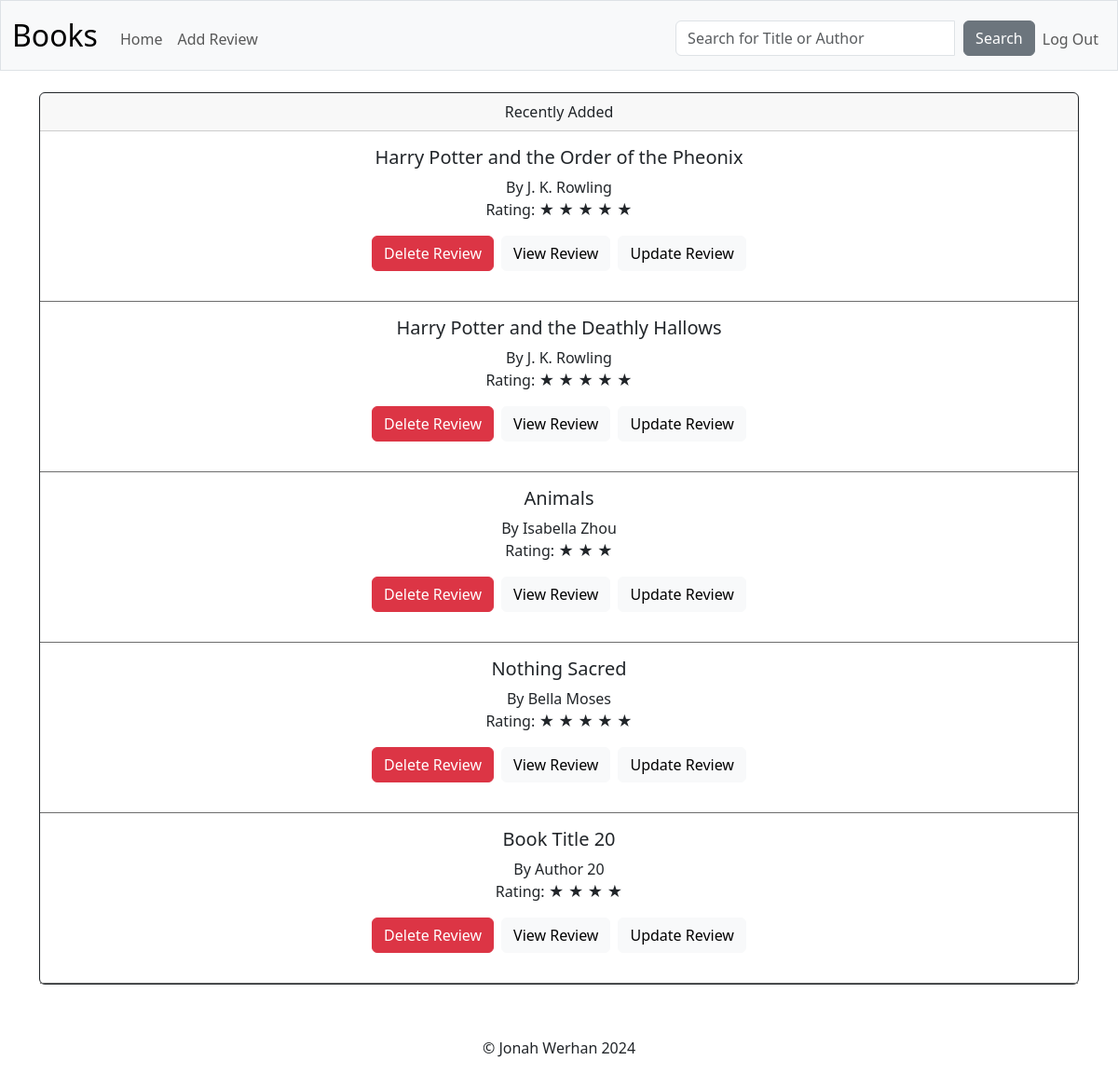
Page / (signed in) on the earlier database version.
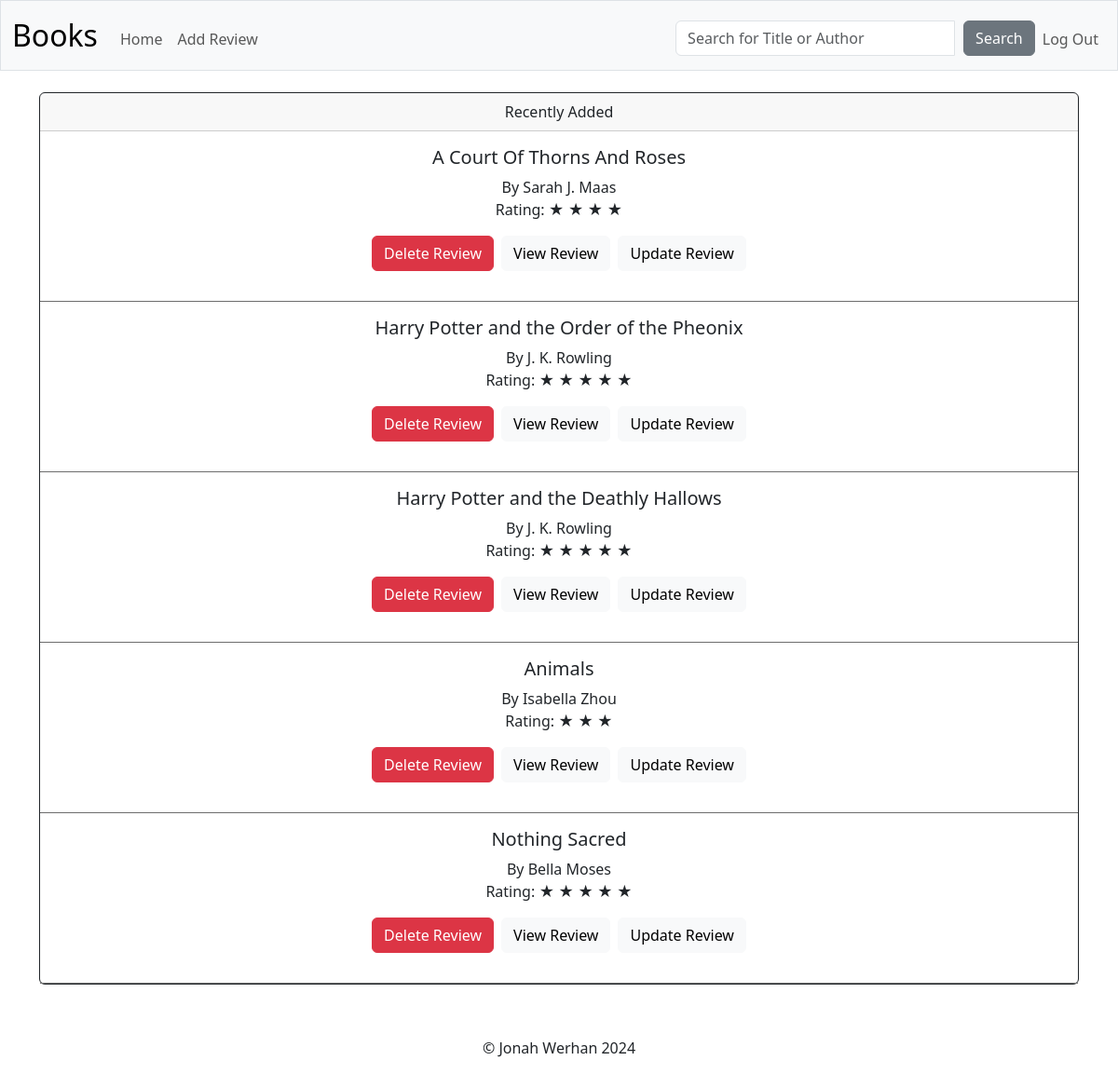
Same page on the later database version.
### tables this page shows
CREATE TABLE "review" (
    review_id INTEGER PRIMARY KEY AUTOINCREMENT,
    user_id INTEGER NOT NULL,
    title TEXT NOT NULL,
    author TEXT NOT NULL,
    rating INTEGER,
    review TEXT NOT NULL,
    date TEXT NOT NULL,
    time TEXT NOT NULL,
    FOREIGN KEY(user_id) REFERENCES users(id)
);

### app.py (the view)
@app.route("/", methods=["GET"])
def index():
    if not session.get("user_id"):
        return redirect("/login")
    reviews = db.execute("""SELECT review.*, users.username FROM review
                         JOIN users ON users.id = review.user_id
                         WHERE review.user_id = ?
                         ORDER BY review.date DESC, review.time DESC""",
                         session["user_id"])
    count = db.execute("""SELECT COUNT(*) FROM review
                       WHERE user_id = ?"""
                       , session["user_id"])
    length = count[0]["COUNT(*)"]
    if length > 4:
        length = 5
    star = "&#9733; "
    return render_template("index.html", reviews=reviews, length=length, star=star)

### app.py (called while the page is built)
@app.after_request
def after_request(response):
    response.headers["Cache-Control"] = "no-cache, no-store, must-revalidate"
    response.headers["Expires"] = 0
    response.headers["Pragma"] = "no-cache"
    return response

### templates/index.html (shortened to what this page needs)
{% extends "layout.html" %} {% block title %} Home {% endblock %} {% block main
%}
<div class="card border-dark mb-2">
	<div class="card-header">Recently Added</div>
	{% for n in range(length) %}
	<div class="card-body" style="border-bottom: 1px solid #6d6d6d">
		<h5 class="card-title">{{ reviews[n]["title"] }}</h5>
		<p class="card-text">
			By {{ reviews[n]["author"] }}<br />
			Rating: {{ (star * (reviews[n]["rating"] | int)) | safe }}
		</p>
		<div class="d-flex justify-content-center gap-2">
			<form action="/delete-review" method="GET" class="mb-3">
				<button
					class="btn btn-danger"
					type="submit"
					style="margin-top: 0"
					data-bs-toggle="tooltip"
					data-bs-placement="top"
					title="Delete Review">
					Delete Review
				</button>
			</form>
			<form action="/view-review" method="GET">
				<button
					class="btn btn-light"
					type="submit"
					style="margin-top: 0">
					View Review
				</button>
			</form>
			<form action="/update-review" method="GET" class="ml-2">
				<button
					class="btn btn-light"
					type="submit"
					style="margin-top: 0">
					Update Review
				</button>
			</form>
		</div>
	</div>
	{% endfor %}
</div>
{% endblock %}

### templates/layout.html (shortened to what this page needs)
<!DOCTYPE html>
<html lang="en">
	<head>
		<link
			href="https://cdn.jsdelivr.net/npm/bootstrap@5.3.2/dist/css/bootstrap.min.css"
			rel="stylesheet"
 />
		<link href="/static/styles.css" rel="stylesheet" />
	</head>
	<body>
		<nav
			class="bg-light border navbar navbar-expand-md navbar-light"
			style="margin-bottom: -25px">
			<div class="container-fluid">
				<a class="navbar-brand" href="/">Books</a>
				<div class="collapse navbar-collapse" id="navbar">
					{% if session["user_id"] %}
					<ul class="navbar-nav me-auto mt-2">
						<li class="nav-item">
							<a class="nav-link" href="/">Home</a>
						</li>
						<li class="nav-item">
							<a class="nav-link" href="/add-new">Add Review</a>
						</li>
					</ul>
					<ul class="navbar-nav ms-auto mt-2">
						<li class="nav-item">
							<form
								class="form-inline"
								action="/search"
								method="GET">
								<div class="input-group mr-3">
									<input
										class="form-control mr-2"
										autocomplete="off"
										type="text"
										name="q"
										value=""
										placeholder="Search for Title or Author"
										style="
											width: 300px;
											margin-right: 10px;
										" />
									<div class="input-group-append">
										<button
											class="btn btn-secondary"
											type="submit">
											Search
										</button>
									</div>
								</div>
							</form>
						</li>
						<li class="nav-item">
							<a class="nav-link" href="/logout">Log Out</a>
						</li>
					</ul>
					{% endif %}
				</div>
			</div>
		</nav>
		<main class="container py-5 text-center">
			{% block main %}{% endblock %}
		</main>
		<footer
			class="mt-auto"
			style="
				background-color: white;
				position: sticky;
				bottom: 0;
				width: 100%;
			">
			<p style="text-align: center">&copy Jonah Werhan 2024</p>
		</footer>
	</body>
</html>

### static/styles.css (style rules this page uses)
nav .navbar-brand { font-size: xx-large; }

Differences in the rows shown:
no longer on this page (row unchanged): review: title "Book Title 20", author "Author 20", (star*(reviews[n]['rating']|int))|safe "★ ★ ★ ★"
added review: title "A Court Of Thorns And Roses", author "Sarah J. Maas", (star*(reviews[n]['rating']|int))|safe "★ ★ ★ ★"
Other differences:
new list line: "By Rating: Delete Review View Review Update Review"
list line gone: "By Rating: Delete Review View Review Update Review"
